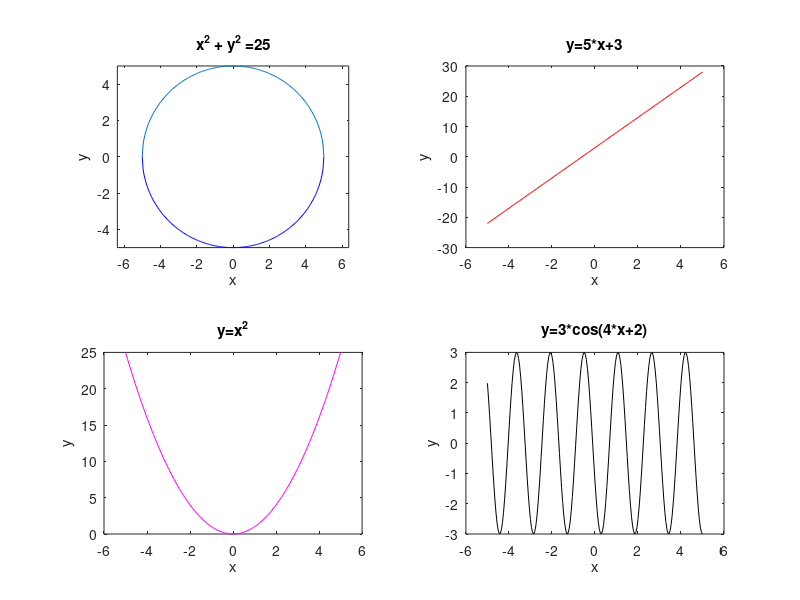
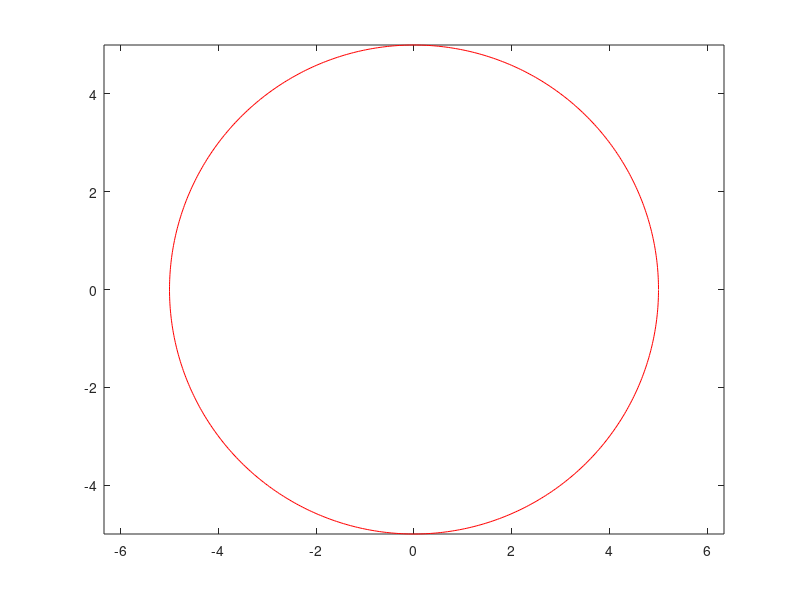

These charts were generated, in order, by the following MATLAB code:
%% Program to plot graphs of functions
clc
clear all
close all

x= -5:0.05:5;
figure(1)

%%1st plot

y1=sqrt(25-x.*x);
y2=-sqrt(25-x.*x);
subplot(2,2,1)
plot(x,y1,x,y2,'b-')
axis equal         % Equal length of axes shown
xlabel('x')        % x axis is labelled as x
ylabel('y')         % y axis is labelled as y
title('x^2 + y^2 =25') % title for plot
axis tight      
% hold on
% plot(x,y2)
% hold off

%%2nd plot

y=5*x+3;
subplot(2,2,2)
plot(x,y,'r-')
xlabel('x')
ylabel('y')
title('y=5*x+3')
%%3rd plot

y=x.*x;
subplot(2,2,3)
plot(x,y,'m-')
xlabel('x')
ylabel('y')
title('y=x^2')
%%4th plot


y=3*cos(4*x+2);
subplot(2,2,4)
plot(x,y,'k')
xlabel('x')
ylabel('y')
title('y=3*cos(4*x+2)')

%% Plotting circle using polar co-ordinates
figure(2)
r=5;
theta=0:0.01:2*pi;
x=r*cos(theta);
y=r*sin(theta);
plot(x,y,'r-')
axis equal
axis tight







